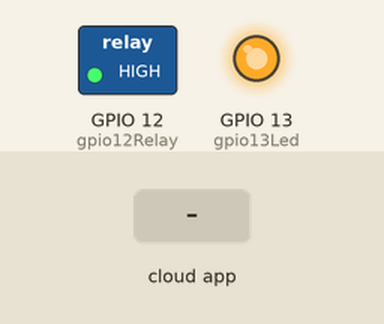
Recording of a sketch running on a simulated ESP8266 (NodeMCU). Parts: switched loads named in the sketch (green lamp = pin HIGH), output pins drawn as LEDs (lit = HIGH). The test bench sets the inputs (shaded band). WiFi joins after 1.5 s; servers stay silent unless stated.

Above: at 2.8 s.
2.9 s: the phone or cloud app sets switchState to off
At 4.1 s:
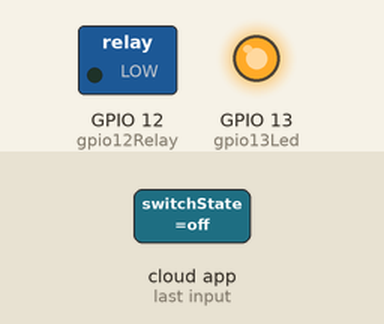
4.4 s: the phone or cloud app sets switchState to on
At 5.3 s:
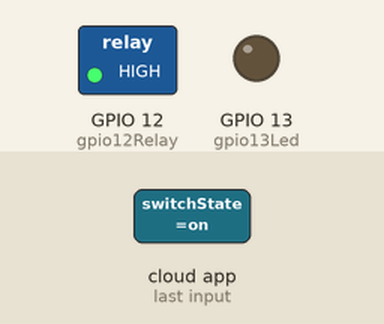
Timing chart, 0 to 7.4 s (numbered marks = the images above; inputs shaded):
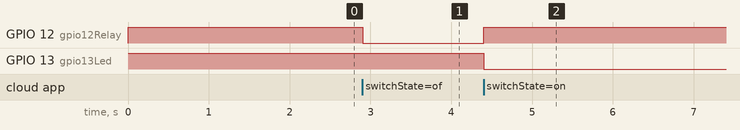

The sketch:

sketch_sonoff.ino
```cpp
#include <ESP8266WiFi.h>
#include "FirebaseESP8266.h"

#define FIREBASE_HOST "phys-labs.firebaseio.com"
#define FIREBASE_AUTH "is9YhJowq75WQr9Ioc2M6X3714p4owRZZSXdPiYA"
// Home WiFi
#define WIFI_SSID "4G-UFI-954054"
#define WIFI_PASSWORD "DaniIl_1998"
// Gorchakov
//#define WIFI_SSID "ELTEX-F8BB"
//#define WIFI_PASSWORD "GP21326554"
// Kolesnikov
//#define WIFI_SSID "TP-Link_790C"
//#define WIFI_PASSWORD "16956483"
// Mobile WiFi
//#define WIFI_SSID "Neffos X1 Lite"
//#define WIFI_PASSWORD "12345678"
// 324 WiFi
//#define WIFI_SSID "koef-324"
//#define WIFI_PASSWORD "A$pddmIedp"

//Define Firebase Data objects
FirebaseData firebaseData;

String URL_TO_SWITCH_STATE = "labs/kundtStepperPro/switchState";
String switchState = "off";

int gpio13Led = 13;
int gpio12Relay = 12;

void setup(void) {
  // preparing GPIOs
  pinMode(gpio13Led, OUTPUT);
  digitalWrite(gpio13Led, HIGH);

  pinMode(gpio12Relay, OUTPUT);
  digitalWrite(gpio12Relay, HIGH);

  Serial.begin(115200);
  WiFi.mode(WIFI_STA); //?
  WiFi.begin(WIFI_SSID, WIFI_PASSWORD);
  //  Serial.println("");

  if (WiFi.getAutoConnect() != true) {   //configuration will be saved into SDK flash area
    WiFi.setAutoConnect(true);   //on power-on automatically connects to last used hwAP
  }
  WiFi.setAutoReconnect(true);    //automatically reconnects to hwAP in case it's disconnected

  // Wait for connection
  while (WiFi.status() != WL_CONNECTED) {
    delay(500);
  }
  //  Serial.println("");
  //  Serial.print("Connected to ");
  //  Serial.println(ssid);
  //  Serial.print("IP address: ");
  //  Serial.println(WiFi.localIP());

  Firebase.begin(FIREBASE_HOST, FIREBASE_AUTH);
  Firebase.reconnectWiFi(true);

  //In setup(), set the stream callback function to handle data
  //streamCallback is the function that called when database data changes or updates occurred
  //streamTimeoutCallback is the function that called when the connection between the server
  //and client was timeout during HTTP stream

  Firebase.setStreamCallback(firebaseData, streamCallback, streamTimeoutCallback);

  //In setup(), set the streaming path to "/test/data" and begin stream connection

  if (!Firebase.beginStream(firebaseData, URL_TO_SWITCH_STATE)) {
    //Could not begin stream connection, then print out the error detail
    //    Serial.println(firebaseData.errorReason());
  }
}

//Global function that handles stream data
void streamCallback(StreamData data) {
  //Stream data can be many types which can be determined from function dataType

  switchState = data.stringData();

  if (switchState == "off") {
    digitalWrite(gpio13Led, HIGH);
    digitalWrite(gpio12Relay, LOW);
    delay(1000);
  } else if (switchState == "on") {
    digitalWrite(gpio13Led, LOW);
    digitalWrite(gpio12Relay, HIGH);
    delay(1000);
  }
}

//Global function that notifies when stream connection lost
//The library will resume the stream connection automatically
void streamTimeoutCallback(bool timeout)
{
  if (timeout) {
    //Stream timeout occurred
    //    Serial.println("Stream timeout, resume streaming...");
  }
}

void loop(void) {}
```

Measured:
- after the input at 2.9 s, GPIO 12 (gpio12Relay): HIGH → LOW at once
- after the input at 4.4 s, GPIO 12 (gpio12Relay): LOW → HIGH at once; GPIO 13 (gpio13Led): HIGH → LOW at once
